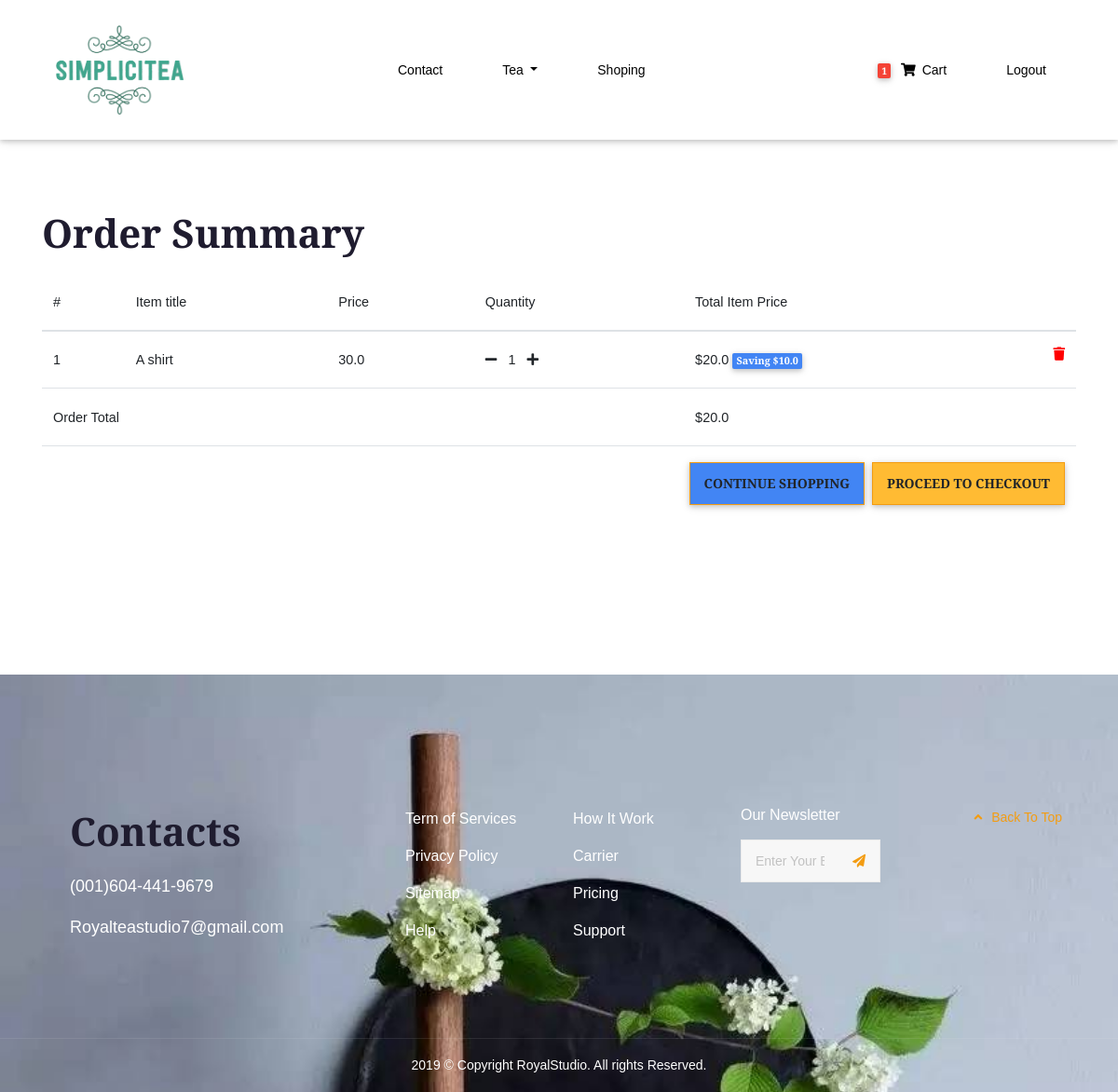
/order-summary/ (signed in), run on the app's committed database.
### core/models.py (models this page shows, shortened)
class Order(models.Model):
    user = models.ForeignKey(settings.AUTH_USER_MODEL,
                             on_delete=models.CASCADE)
    ref_code = models.CharField(max_length=20, blank=True, null=True)
    items = models.ManyToManyField(OrderItem)
    start_date = models.DateTimeField(auto_now_add=True)
    ordered_date = models.DateTimeField()
    ordered = models.BooleanField(default=False)
    shipping_address = models.ForeignKey(
        'Address', related_name='shipping_address', on_delete=models.SET_NULL, blank=True, null=True)
    billing_address = models.ForeignKey(
        'Address', related_name='billing_address', on_delete=models.SET_NULL, blank=True, null=True)
    payment = models.ForeignKey(
        'Payment', on_delete=models.SET_NULL, blank=True, null=True)
    coupon = models.ForeignKey(
        'Coupon', on_delete=models.SET_NULL, blank=True, null=True)
    being_delivered = models.BooleanField(default=False)
    received = models.BooleanField(default=False)
    refund_requested = models.BooleanField(default=False)
    refund_granted = models.BooleanField(default=False)
    '''
    1. Item added to cart
    2. Adding a billing address
    (Failed checkout)
    3. Payment
    (Preprocessing, processing, packaging etc.)
    4. Being delivered
    5. Received
    6. Refunds
    '''
    def get_total(self):
        total = 0
        for order_item in self.items.all():
            total += order_item.get_final_price()
        if self.coupon:
            total -= self.coupon.amount
        return total

class OrderItem(models.Model):
    user = models.ForeignKey(settings.AUTH_USER_MODEL,
                             on_delete=models.CASCADE)
    ordered = models.BooleanField(default=False)
    item = models.ForeignKey(Item, on_delete=models.CASCADE)
    quantity = models.IntegerField(default=1)
    def get_total_item_price(self):
        return self.quantity * self.item.price
    def get_total_discount_item_price(self):
        return self.quantity * self.item.discount_price
    def get_amount_saved(self):
        return self.get_total_item_price() - self.get_total_discount_item_price()
    def get_final_price(self):
        if self.item.discount_price:
            return self.get_total_discount_item_price()
        return self.get_total_item_price()

class Item(models.Model):
    title = models.CharField(max_length=100)
    price = models.FloatField()
    discount_price = models.FloatField(blank=True, null=True)
    category = models.CharField(choices=CATEGORY_CHOICES, max_length=2)
    label = models.CharField(choices=LABEL_CHOICES, max_length=1)
    slug = models.SlugField()
    description = models.TextField()
    image = models.ImageField()

### core/views.py (the view)
# urls.py: path('order-summary/', OrderSummaryView.as_view(), name='order-summary'),
class OrderSummaryView(LoginRequiredMixin, View):
    def get(self, *args, **kwargs):
        try:
            order = Order.objects.get(user=self.request.user, ordered=False)
            context = {
                'object': order
            }
            return render(self.request, 'order_summary.html', context)
        except ObjectDoesNotExist:
            messages.warning(self.request, "You do not have an active order")
            return redirect("/")

### core/templatetags/cart_template_tags.py (called while the page is built)
@register.filter
def cart_item_count(user):
    if user.is_authenticated:
        qs = Order.objects.filter(user=user, ordered=False)
        if qs.exists():
            return qs[0].items.count()
    return 0

### templates/order_summary.html (shortened to what this page needs)
{% extends "base.html" %}
{% block content %}
  <main>
    <div class="md-section">
    <div class="container">
    <div class="table-responsive text-nowrap">
    <h2>Order Summary</h2>
    <table class="table">
        <thead>
        <tr>
            <th scope="col">#</th>
            <th scope="col">Item title</th>
            <th scope="col">Price</th>
            <th scope="col">Quantity</th>
            <th scope="col">Total Item Price</th>
        </tr>
        </thead>
        <tbody>
        {% for order_item in object.items.all %}
        <tr>
            <th scope="row">{{ forloop.counter }}</th>
            <td>{{ order_item.item.title }}</td>
            <td>{{ order_item.item.price }}</td>
            <td>
                <a href="{% url 'core:remove-single-item-from-cart' order_item.item.slug %}"><i class="fas fa-minus mr-2"></i></a>
                {{ order_item.quantity }}
                <a href="{% url 'core:add-to-cart' order_item.item.slug %}"><i class="fas fa-plus ml-2"></i></a>
            </td>
            <td>
            {% if order_item.item.discount_price %}
                ${{ order_item.get_total_discount_item_price }}
                <span class="badge badge-primary">Saving ${{ order_item.get_amount_saved }}</span>
            {% else %}
                ${{ order_item.get_total_item_price }}
            {% endif %}
            <a style='color: red;' href="{% url 'core:remove-from-cart' order_item.item.slug %}">
                <i class="fas fa-trash float-right"></i>
            </a>
            </td>
        </tr>
        {% endfor %}
        {% if object.get_total %}
        <tr>
            <td colspan="4"><b>Order Total</b></td>
            <td><b>${{ object.get_total }}</b></td>
        </tr>
        <tr>
            <td colspan="5">
            <a class='btn btn-warning float-right ml-2' href='/checkout/'>Proceed to checkout</a>
            <a class='btn btn-primary float-right' href='/'>Continue shopping</a>
            </td>
        </tr>
        {% endif %}
        </tbody>
    </table>
    </div>
    </div>
    </div>
  </main>
{% endblock content %}

### templates/navbar.html (shortened to what this page needs)
{% load cart_template_tags %}
<header class="header">
<nav class="navbar fixed-top navbar-expand-lg navbar-light white scrolling-navbar">
    <div class="container">
         <a class="navbar-brand" href="/" >
        <img src="/static/assets/img/logo.png" alt="RoyalTea" class="d-inline-block mr-1" ></a>
      <div class="collapse navbar-collapse" id="navbarSupportedContent">
        <ul class="navbar-nav mr-auto consult-nav">
            <li class="nav-item" ><a class="nav-link" href="/contact">Contact</a>
              </li>
           <li class="nav-item dropdown">
                  <a class="nav-link dropdown-toggle" href="#" id="navbarDropdown" role="button" data-toggle="dropdown" aria-haspopup="true" aria-expanded="false">Tea
                  </a>
              </li>
                <li class="nav-item" ><a class="nav-link" href="/shop">Shoping</a>
              </li>
        </ul>
        <ul class="navbar-nav nav-flex-icons">
          {% if request.user.is_authenticated %}
          <li class="nav-item">
            <a href="{% url 'core:order-summary' %}" class="nav-link waves-effect">
              <span class="badge red z-depth-1 mr-1"> {{ request.user|cart_item_count }} </span>
              <i class="fas fa-shopping-cart"></i>
              <span class="clearfix"> Cart </span>
            </a>
          </li>
          <li class="nav-item">
            <a class="nav-link waves-effect" href="{% url 'account_logout' %}">
              <span class="clearfix"> Logout </span>
            </a>
          </li>
          {% endif %}
        </ul>
      </div>
    </div>
  </nav>
</header>

### data on the page
OrderItem: item "A shirt", item.price "30.0", quantity "1", get_total_discount_item_price "20.0", get_amount_saved "10.0"
Order: get_total "20.0"

### other printed values
{{ request.user|cart_item_count }} "1"
